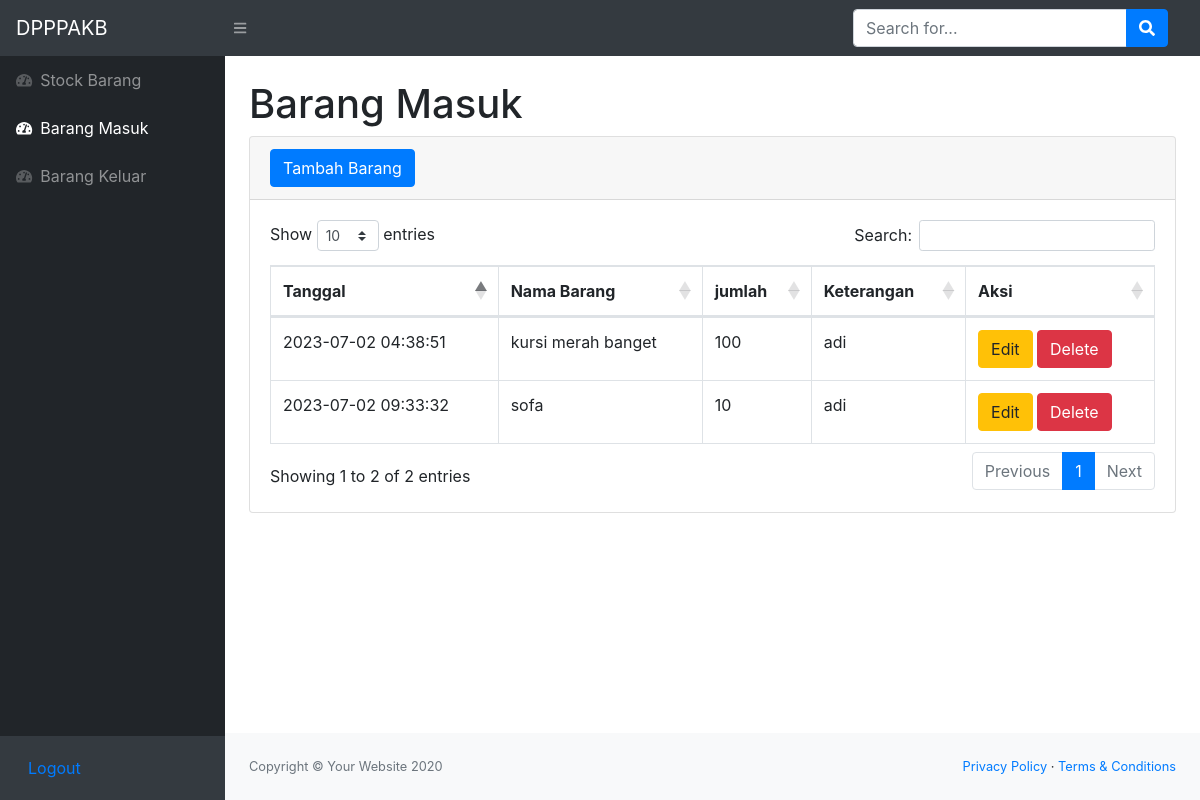
The page /barangmasuk.php (signed in) on the database as committed earlier.
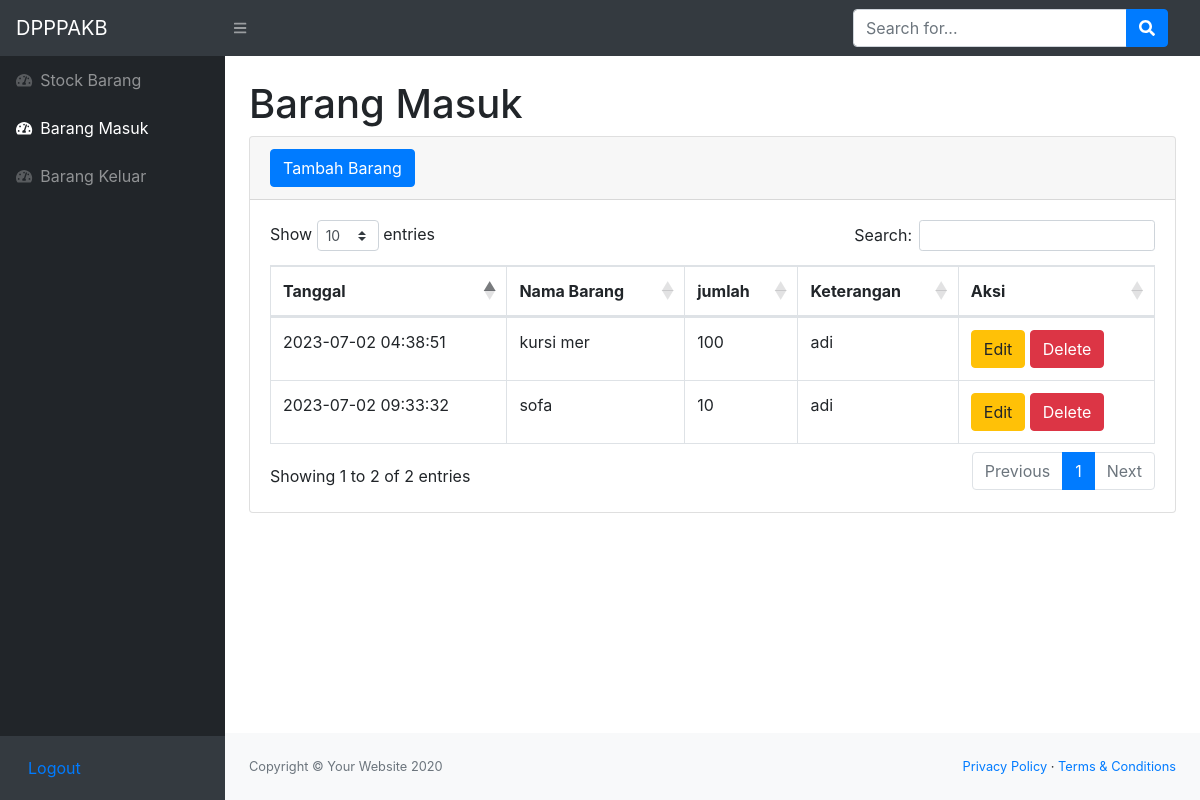
The same page on the database as committed later.
### tables this page shows
CREATE TABLE `masuk` (
  `idmasuk` int(11) NOT NULL,
  `idbarang` int(11) NOT NULL,
  `tanggal` timestamp NOT NULL DEFAULT current_timestamp(),
  `keterangan` varchar(50) NOT NULL,
  `qty` int(11) NOT NULL
);

CREATE TABLE `stock` (
  `idbarang` int(11) NOT NULL,
  `namabarang` varchar(25) NOT NULL,
  `deskripsi` varchar(25) NOT NULL,
  `stock` int(11) NOT NULL,
  `image` text DEFAULT NULL,
  `namalembaga` varchar(50) NOT NULL,
  `namaaset` varchar(50) NOT NULL
);

### barangmasuk.php (the view, shortened to what the changed rows need)
<?php
require 'function.php';
?>
<!DOCTYPE html>
<html lang="en">
    <head>
        <link href="css/styles.css" rel="stylesheet" />
        <link href="https://cdn.datatables.net/1.10.20/css/dataTables.bootstrap4.min.css" rel="stylesheet" />
    </head>
    <body class="sb-nav-fixed">
        <div id="layoutSidenav">
            <div id="layoutSidenav_content">
                <main>
                    <div class="container-fluid">
                        <h1 class="mt-4">Barang Masuk</h1>
                        <div class="card mb-4">
                            <div class="card-body">
                                <div class="table-responsive">
                                    <table class="table table-bordered" id="dataTable" width="100%" cellspacing="0">
                                        <thead>
                                            <tr>
                                                <th>Tanggal</th>
                                                <th>Nama Barang</th>
                                                <th>jumlah</th>
                                                <th>Keterangan</th>
                                                <th>Aksi</th>
                                            </tr>
                                        </thead>
                                        <tbody>
                                        <?php
                                            $ambilsemuadatastock = mysqli_query($conn,"select * from masuk m, stock s where s.idbarang = m.idbarang");
                                            while($data=mysqli_fetch_array($ambilsemuadatastock)){
                                                $idm = $data['idmasuk'];
                                                $tanggal = $data['tanggal'];
                                                $namabarang = $data['namabarang'];
                                                $qty = $data['qty'];
                                                $keterangan = $data['keterangan'];
                                            ?>
                                            <tr>
                                                <td><?=$tanggal;?></td>
                                                <td><?=$namabarang;?></td>
                                                <td><?=$qty;?></td>
                                                <td><?=$keterangan;?></td>
                                                <td>
                                                    <button type="button" class="btn btn-warning" data-toggle="modal" data-target="#edit<?=$idm;?>">
                                                        Edit
                                                    </button>
                                                    <button type="button" class="btn btn-danger" data-toggle="modal" data-target="#delete<?=$idm;?>">
                                                        Delete
                                                    </button>
                                                </td>
                                            </tr>
                                            <?php
                                            };
                                            ?>
                                        </tbody>
                                    </table>
                                </div>
                            </div>
                        </div>
                    </div>
                </main>
            </div>
        </div>
    </body>
</html>

Rows that differ between the two databases and show on the page:
changed through a linked row, masuk: idbarang.namabarang "kursi merah banget" → "kursi mer"
